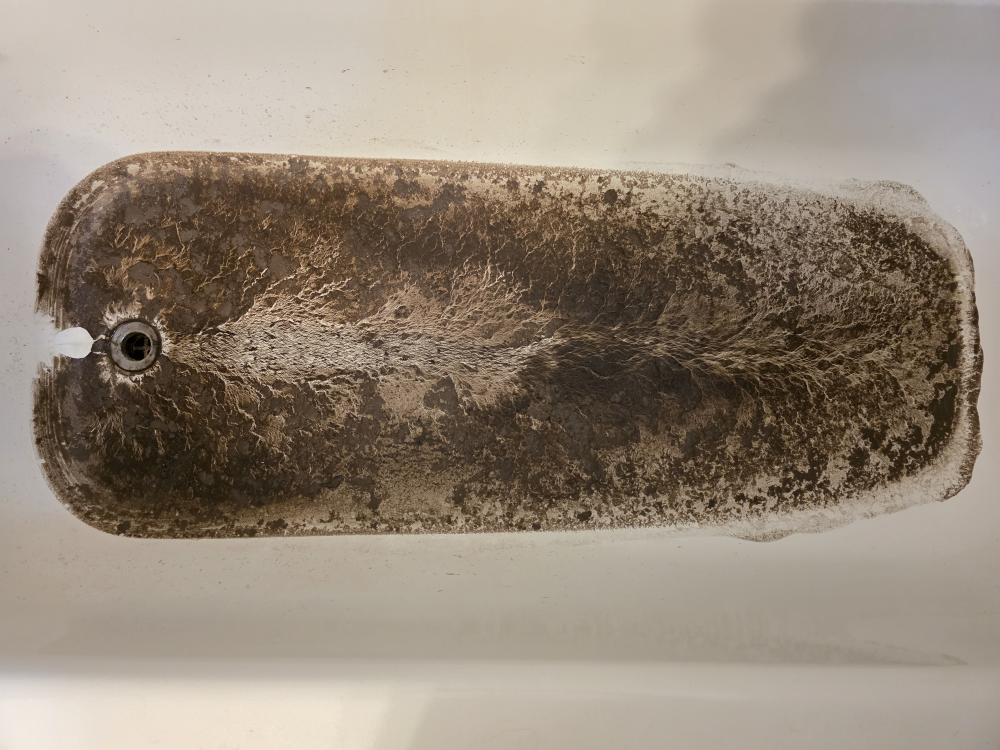
#> input picture day-14/data/source/tub_20260318_noexif.jpg, 4000 x 3000 px (shown at 1/4 size)
$ python tf_figure.py
#> lines starting #> are read from the running program, lines starting #| are printed output that depends on the picture; after the words box and inside, x2 and y2 are one past the last pixel; in counts of white or black regions, pixels touching at a corner belong together
### day-14/scripts/fine_measures.py
"""Day 14: measures of the fine (1-5 mm) pattern, for the photo and for a model drawn the same way.

Fable 5.2 (second consult) proposed Minkowski functionals against threshold. Photo brightness and model thickness
are not on one scale, so both are thresholded at the same pale fractions (quantiles), and at each fraction we take:
  perimeter density  boundary length of the pale set per unit area, 1/mm (fine lace = high)
  euler density      (pale patches - holes in them) per cm^2 (positive = isolated pale specks,
                     negative = a connected pale net with many dark islands)
Also: the pale-set correlation length (where the autocorrelation of the pale mask falls to 1/e), mm.
Everything at 0.5 mm a pixel; the photo is flattened by a 20 mm blur first. Pale = brightest fraction for the
photo, thinnest mud for the model.
"""
import numpy as np
from scipy import ndimage as nd

FRACS = (0.15, 0.25, 0.35, 0.5)


def _euler(mask):
    lab, n_fg = nd.label(mask, structure=np.ones((3, 3)))
    bg, n_bg = nd.label(~mask)
    border = set(np.unique(np.concatenate([bg[0], bg[-1], bg[:, 0], bg[:, -1]]))) - {0}
    return n_fg - (n_bg - len(border))


def _perim(mask, px_mm):
    m = mask.astype(np.int8)
    edges = np.abs(np.diff(m, axis=0)).sum() + np.abs(np.diff(m, axis=1)).sum()
    return edges * px_mm * (np.pi / 4)          # 4-neighbour edge count overstates diagonal boundaries by 4/pi


def _corr_len(mask, px_mm):
    f = mask.astype(float) - mask.mean()
    ac = np.fft.irfft2(np.abs(np.fft.rfft2(f)) ** 2, s=f.shape)
    ac /= ac[0, 0] + 1e-12
    r = np.hypot(*np.meshgrid(np.fft.fftfreq(f.shape[1]) * f.shape[1], np.fft.fftfreq(f.shape[0]) * f.shape[0]))
    rb = np.bincount(r.astype(int).ravel(), ac.ravel()) / np.maximum(np.bincount(r.astype(int).ravel()), 1)
    k = np.argmax(rb < np.exp(-1))
    return float(k * px_mm)


def measures(pale_score, px_mm=0.5):
    """pale_score: 2-D array, larger = paler (photo lightness, or minus model thickness)."""
    area_mm2 = pale_score.size * px_mm ** 2
    out = {}
    for f in FRACS:
        m = pale_score >= np.quantile(pale_score, 1 - f)
        out[f"perim_{f}"] = round(_perim(m, px_mm) / area_mm2, 4)
        out[f"euler_{f}"] = round(_euler(m) / (area_mm2 / 100), 3)
    out["corr_len_mm"] = _corr_len(pale_score >= np.quantile(pale_score, 0.75), px_mm)
    return out


def photo_patch(src_gray, x0, y0, w, h, px_mm=0.5):
    """src_gray: the source photo as a float array (full frame). Returns the flattened patch at px_mm."""
#> called with x0 = 300, y0 = 30, w = 80, h = 80, px_mm = 0.5
    from PIL import Image
    pxmm = 3812 / 1280
    pad = 20
    box = (int(120 + (x0 - pad) * pxmm), int(608 + (y0 - pad) * pxmm), int(120 + (x0 + w + pad) * pxmm), int(608 + (y0 + h + pad) * pxmm))
    im = Image.fromarray(src_gray).crop(box)
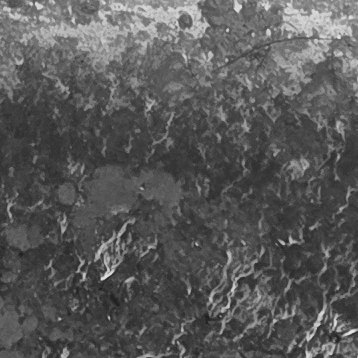
#> im: PIL image 358x358 F; min 26, max 234, mean 89
    im = im.resize((int((w + 2 * pad) / px_mm), int((h + 2 * pad) / px_mm)), Image.LANCZOS)
#> im: PIL image 240x240 F
    a = np.asarray(im, float)
    a = a / nd.gaussian_filter(a, 20 / px_mm)
    p = int(pad / px_mm)
    return a[p:-p, p:-p]
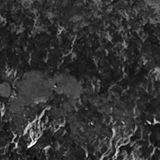
#> returned value: shape (160, 160) float64; min 0.42, max 3.09, mean 0.961; drawn with min black and max white


# [8 lines left out: function score, not called in this run]

### day-14/scripts/tf_figure.py
"""Day 14: the thin-film experiment's figure and measures for the page.

Patch: the upper flank, x 300-380 mm, y 30-110 mm. Rows: the photo; the Landlab model (2 mm, enlarged); the
thin-film runs at three yield stresses (start and after 20 s). Drawn as mud tone over enamel (scripts/tf_look.py).
Writes site/data/day14/thinfilm.webp and site/data/day14/thinfilm.json (fine-pattern measures, scripts/fine_measures.py).
Run: python -I scripts/tf_figure.py
"""
import json
import sys
from pathlib import Path

import numpy as np
from PIL import Image, ImageDraw, ImageFont
from scipy.ndimage import zoom

ROOT = Path(__file__).resolve().parents[1]
sys.path.insert(0, str(ROOT / "scripts"))
import fine_measures as fm  # noqa: E402
import tf_look as tl  # noqa: E402

PATCH = (300, 30, 80, 80)
RUNS = [("0.03", "runs/tf/s2/n0.6_c1_t0.03"), ("0.6", "runs/tf/s3/t0.6"), ("6", "runs/tf/s3/t6")]
OUT = ROOT.parent / "site" / "data" / "day14"


def main():
    src = np.asarray(Image.open(ROOT / "data/source/tub_20260318_noexif.jpg").convert("L"), np.float32)
    rows = {"photo": fm.measures(fm.photo_patch(src, *PATCH))}
#> in measures, `area_mm2 = pale_score.size * px_mm ** 2`: area_mm2 = 6400
#> the loop in measures, `for f in FRACS:` made 4 passes
#> pass 1, in measures, `m = pale_score >= np.quantile(pale_score, 1 - f)`:
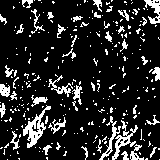
#> m: shape (160, 160) bool; 15% white in thin lines or dots
#> pass 1, in _euler, `lab, n_fg = nd.label(mask, structure=np.ones((3, 3)))`:
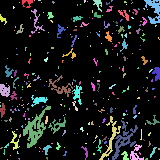
#> lab: shape (160, 160) int32; 289 distinct labels, from 0 to 288; one colour per label, 0 black
#> pass 1, in _euler, `bg, n_bg = nd.label(~mask)`:
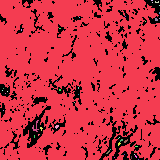
#> bg: shape (160, 160) int32; 43 distinct labels, from 0 to 42; one colour per label, 0 black
#> after the loop in measures, `for f in FRACS:`:
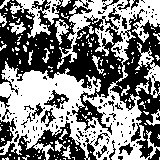
#> m: shape (160, 160) bool; 50% white; 177 white regions (157 under 20 px), largest, box (x1, y1, x2, y2) and area: (0, 0, 160, 160) 10021, (10, 0, 61, 38) 723, (135, 42, 160, 98) 421
#> after the loop in measures, `for f in FRACS:`: out = {'perim_0.15': 0.329, 'euler_0.15': 3.94, 'perim_0.25': 0.449, 'euler_0.25': 3.02, 'perim_0.35': 0.517, 'euler_0.35': 1.83, 'perim_0.5': 0.57, 'euler_0.5': -1.28}
#> in _corr_len, `f = mask.astype(float) - mask.mean()`: f: shape (160, 160) float64; values -0.25 (black) and 0.75 (white), 25% white; 288 white regions (239 under 20 px), largest, box (x1, y1, x2, y2) and area: (0, 63, 87, 113) 1566, (95, 115, 138, 160) 665, (22, 105, 66, 150) 577
#> in _corr_len, `ac = np.fft.irfft2(np.abs(np.fft.rfft2(f)) ** 2, s=f.shape)`:
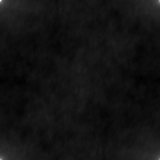
#> ac: shape (160, 160) float64; min -387, max 4800, mean 0; drawn with min black and max white
#> in _corr_len, `rb = np.bincount(r.astype(int).ravel(), ac.ravel()) / np.maximum(np.bi..`: rb = 114 values, max 1 at index 0, min -0.016 at index 78, mean 0.0356
#> in _corr_len, `k = np.argmax(rb < np.exp(-1))`: k = 2
#> (the run stopped early here; a loop or call above may not have finished)
